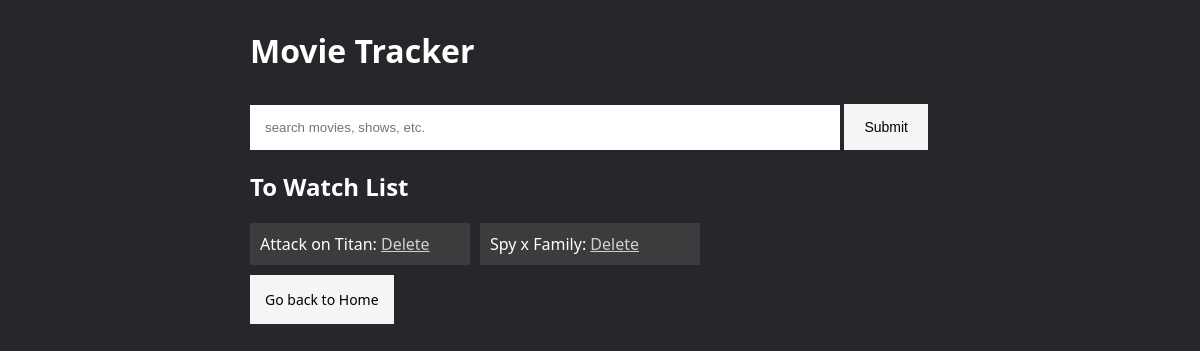
The app's page /to_watch/, older data.
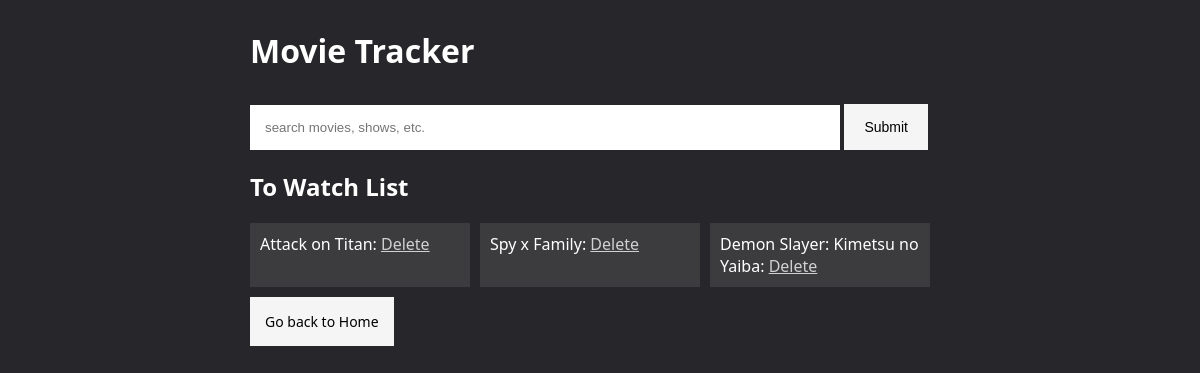
The same page, newer data.
### movie/models.py (models this page shows, shortened)
class Movie(models.Model):
    title = models.CharField(max_length=200, blank=False)
    user_rating = models.DecimalField(max_digits=3, decimal_places=1)
    imdb_id = models.IntegerField(null=True, editable=False) #editable false so won't show on form
    times_watched = models.IntegerField(blank=False, default=0)

### movie/views.py (the view)
# urls.py: path('to_watch/', views.to_watch, name="to-watch")
def to_watch(request):
    queryset = Movie.objects.filter(times_watched=0) #problem here?
    context = {
        "to_watch_list": queryset,
        "search_form": search_form()
    }
    return render(request, 'to_watch.html', context)

### movie/forms.py
class search_form(forms.Form):
    search = forms.CharField(
        label='Search',
        widget=forms.TextInput(attrs={'placeholder': 'search movies, shows, etc.'})
    )

### movie/templates/to_watch.html (shortened to what this page needs)
{% extends "main.html" %}
{% block body %}
    {% if to_watch_list %}
        <h2>To Watch List</h2>
        <div class="movie_container">
        {% for movie in to_watch_list %}
            <div class="small_movie">{{ movie.title }}: <a href="/delete/{{ movie.id }}">Delete</a></div>
        {% endfor %}
        </div>
    {% endif %}
    <a href="/" class="button">Go back to Home</a>
{% endblock %}

Row changes from the older to the newer data that the page shows:
added Movie: title "Demon Slayer: Kimetsu no Yaiba"
